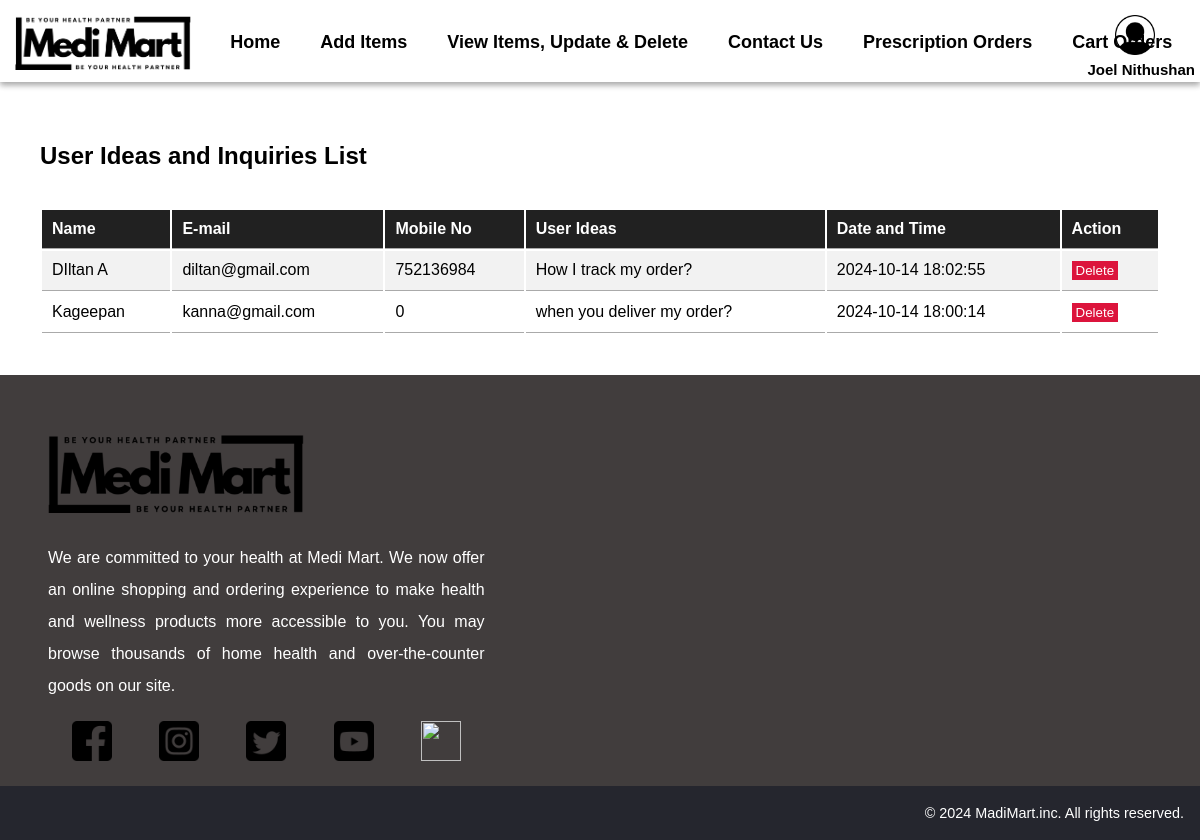
The app's page /PHP/viewcontactus.php (signed in) with its own data.
### tables this page shows
CREATE TABLE `contactus` (
  `cmtID` int(11) NOT NULL,
  `uname` varchar(100) NOT NULL,
  `email` varchar(100) NOT NULL,
  `mobileNo` int(10) NOT NULL,
  `userIdeas` varchar(1000) NOT NULL,
  `comment-date-and-Time` timestamp NOT NULL DEFAULT current_timestamp() ON UPDATE current_timestamp()
);

### PHP/viewcontactus.php (the view, shortened to what this page needs)
<?php
require_once 'conn.php';
$contactusList = '';
$query = "SELECT * FROM contactus ORDER BY cmtID DESC";
$uIdeas = mysqli_query($conn, $query);
if ($uIdeas) {
    while ($uIdea = mysqli_fetch_assoc($uIdeas)) {
        $contactusList .= "<tr>";
        $contactusList .= "<td>{$uIdea['uname']}</td>";
        $contactusList .= "<td>{$uIdea['email']}</td>";
        $contactusList .= "<td>{$uIdea['mobileNo']}</td>";
        $contactusList .= "<td>{$uIdea['userIdeas']}</td>";
        $contactusList .= "<td>{$uIdea['comment-date-and-Time']}</td>";
        $contactusList .= "<td>
                            <form method='POST' action=''>
                                <input type='hidden' name='cmtID' value='{$uIdea['cmtID']}'>
                                <input class='contact-dltbtn' type='submit' name='delete' value='Delete' onclick='return confirm(\"Are you sure you want to delete this entry?\");'>
                            </form>
                          </td>";
        $contactusList .= "</tr>";
    }
} else {
    echo "Database query failed.";
}
?>
<!DOCTYPE html>
<html lang="en">
<head>
    <link rel="stylesheet" href="../CSS/template.css">
    <link rel="stylesheet" href="../CSS/viewcontactus.css">
</head>
<body>
    <div class="nav-box">
        <div class="header">
            <a href="#default" class="logo"><img class="mmlogo" src="../Images/medimart_logo.png" alt="MediMart Logo"></a>
            <div class="header-right">
                <a href="#" onclick="adminDashBoard();"><img src="../Images/profile_icon.png" style='width: 40px; height: 40px;' ><br>&nbsp;&nbsp;&nbsp;<?php echo $_SESSION['name']; ?></a>
            </div>
        </div>
        <div class="menu">
            <div class="menu-links">
                <a class="active" onclick="adminDashBoard();">Home</a>
                <a href="#" onclick="addnewItem();">Add Items</a>
                <a href="#" onclick="viewItems();">View Items, Update & Delete</a>
                <a href="#" onclick="viewContactUs();">Contact Us</a>
                <a href="#" onclick="viewPreupOrders();">Prescription Orders</a>
                <a href="#" onclick="viewCartOrders();">Cart Orders</a>
            </div>
        </div>
    </div>
    <main class="contactusList-main">
        <h2>User Ideas and Inquiries List</h2>
        <br>
        <table class="contactusList">
            <tr>
                <th>Name</th>
                <th>E-mail</th>
                <th>Mobile No</th>
                <th>User Ideas</th>
                <th>Date and Time</th>
                <th>Action</th>
            </tr>
            <?php echo $contactusList; ?>
        </table>
    </main>
    <footer>
        <div class="row primary">
            <div class="column about">
                <h3><img src="../Images/medimart_logo.png" style="width:250; height:80px" alt="MediMart Logo"></h3>
                <p>
                    We are committed to your health at Medi Mart. We now offer an
                    online shopping and ordering experience to make health and wellness
                    products more accessible to you. You may browse thousands of home
                    health and over-the-counter goods on our site.
                </p>
                <div class="social">
                    <a href="#"><img src="../Images/fb.png" style="width:40px; height:40px;" id="i1" onclick="fbLogin();"></a>
                    <a href="#"><img src="../Images/ig.png" style="width:40px; height:40px;" id="i2" onclick="instaLogin();"></a>
                    <a href="#"><img src="../Images/x.png" style="width:40px; height:40px;" id="i3" onclick="twitterLogin();"></a>
                    <a href="#"><img src="../Images/yt.png" style="width:40px; height:40px;" id="i4" onclick="youtube();"></a>
                    <a href="#"><img src="../Images/wa.png" style="width:40px; height:40px;" id="i5" onclick="whatsapp();"></a>
                </div>
            </div>
            <div class="column links"></div>
            <div class="column subscribe"></div>
        </div>
        <div class="row copyright">
            <p>© 2024 MadiMart.inc. All rights reserved.</p>
        </div>
    </footer>
</body>
</html>

### CSS/template.css (style rules this page uses)
* { box-sizing: border-box; }
body { margin: 0; font-family: "Source Sans Pro", sans-serif; }
.header { overflow: hidden; background-color:white; display: inline; }
.mmlogo { height:55px; width:auto; }
.header a { cursor: pointer; float: left; color: white; text-align: center; padding: 15px; text-decoration: none; font-size: 15px; line-height: 20px; }
.active { display: inline; }
.header-right { display: flex; justify-content: flex-end; align-items: center; position: absolute; top: 0; right: 0; }
.header-right a { margin-right: -10px; color:black; font-weight: bold; }
.nav-box { padding-bottom:15px; box-shadow: rgba(0, 0, 0, 0.16) 0px 3px 6px, rgba(0, 0, 0, 0.23) 0px 3px 6px; }
.menu { display: flex; background-color:white; z-index: 2; justify-content: space-between; }
.menu-links { margin-top: 18px; }
.menu a { float: left; display: inline; color:black; font-weight: bold; text-align: center; padding: 14px 16px; text-decoration: none; font-size: 18px; margin-left: 8px; }
footer { background-color:rgb(65, 61, 61); color:white; font-size: 16px; padding-top: 20px; }
footer * { font-family: Arial, Helvetica, sans-serif; box-sizing: border-box; border: none; outline: none; }
.row { padding: 1em 1em; }
.row.primary { display: grid; grid-template-columns: 3fr 2fr 2fr; align-items: stretch; }
.column { width: 100%; display: flex; flex-direction: column; padding: 0 2em; min-height: 15em; }
footer h3 { width: 100%; text-align: left; color: white; font-size: 1.4em; white-space: nowrap; }
.about p { text-align: justify; line-height: 2; margin: 0; }
div.social { display: flex; justify-content: space-around; font-size: 2.4em; flex-direction: row; margin-top: 0.5em; }
.copyright { padding: 0.3em 1em; background-color: #25262e; }
.copyright p { font-size: 0.9em; text-align: right; }

### CSS/viewcontactus.css (style rules this page uses)
.contactusList-main { margin: auto; padding: 40px; }
.contactusList { width: 100%; }
.contactusList tr:nth-child(even) { background-color: #f2f2f2; }
.contactusList th { padding-top: 12px; padding-bottom: 12px; text-align: left; background-color: #212121; color: white; }
.contactusList th, .contactusList td { padding: 10px; border-bottom: 1px solid #aaa; }
.contact-dltbtn { padding: 2px 4px; background-color: crimson; color:white; cursor: pointer; border: none; }

### records on screen
contactus: uname "DIltan A", email "diltan@gmail.com", mobileNo "752136984", userIdeas "How I track my order?", value "2024-10-14 18:02:55"
contactus: uname "Kageepan", email "kanna@gmail.com", mobileNo "0", userIdeas "when you deliver my order?", value "2024-10-14 18:00:14"

### other values on screen
$_SESSION['name'] "Joel Nithushan"
